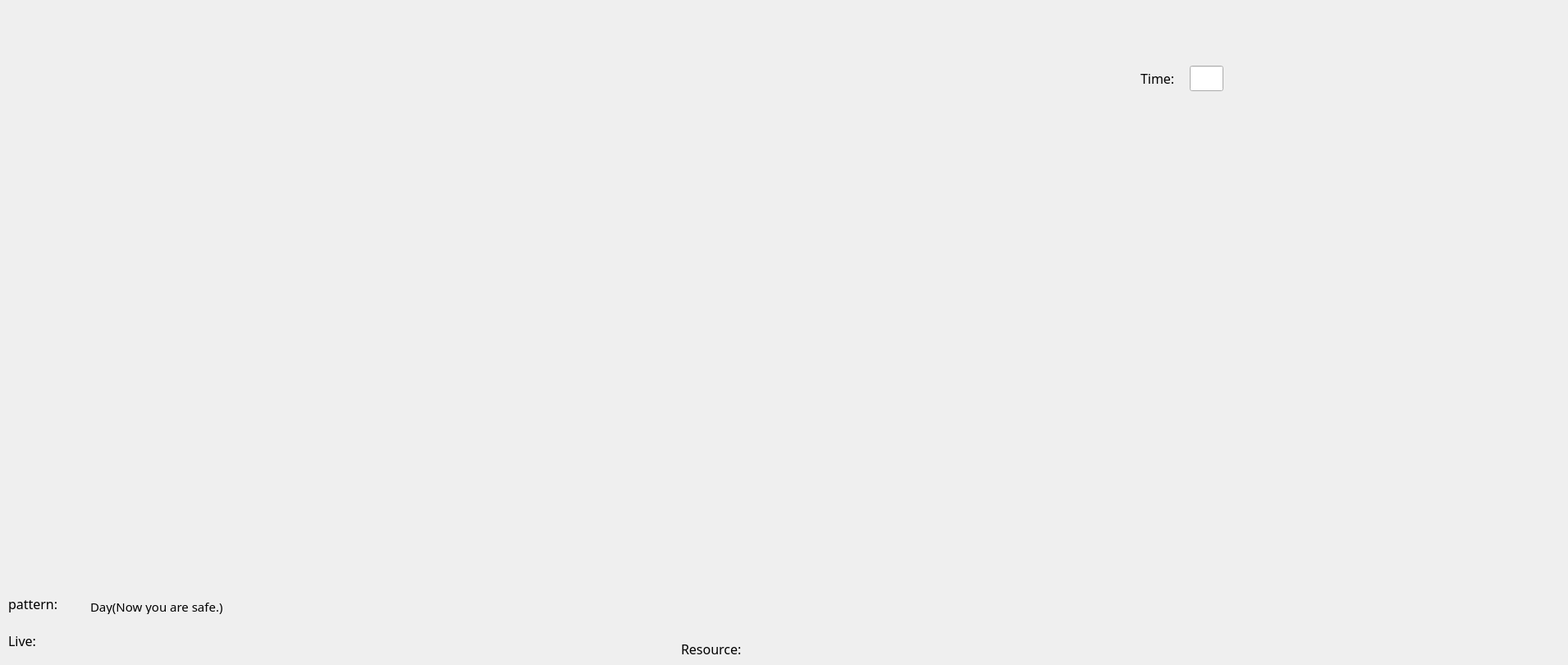
<?xml version="1.0" encoding="UTF-8"?>
<ui version="4.0">
 <class>Widget</class>
 <widget class="QWidget" name="Widget">
  <property name="geometry">
   <rect>
    <x>0</x>
    <y>0</y>
    <width>1911</width>
    <height>810</height>
   </rect>
  </property>
  <property name="font">
   <font>
    <family>楷体</family>
    <pointsize>12</pointsize>
   </font>
  </property>
  <property name="windowTitle">
   <string>Widget</string>
  </property>
  <widget class="QLabel" name="label">
   <property name="geometry">
    <rect>
     <x>10</x>
     <y>760</y>
     <width>81</width>
     <height>41</height>
    </rect>
   </property>
   <property name="font">
    <font>
     <family>楷体</family>
     <pointsize>12</pointsize>
    </font>
   </property>
   <property name="text">
    <string>Live:</string>
   </property>
  </widget>
  <widget class="QLabel" name="label_2">
   <property name="geometry">
    <rect>
     <x>830</x>
     <y>780</y>
     <width>91</width>
     <height>21</height>
    </rect>
   </property>
   <property name="font">
    <font>
     <family>楷体</family>
     <pointsize>12</pointsize>
    </font>
   </property>
   <property name="text">
    <string>Resource:</string>
   </property>
  </widget>
  <widget class="QLabel" name="label_3">
   <property name="geometry">
    <rect>
     <x>10</x>
     <y>720</y>
     <width>101</width>
     <height>31</height>
    </rect>
   </property>
   <property name="text">
    <string>pattern:</string>
   </property>
  </widget>
  <widget class="QLabel" name="label_4">
   <property name="geometry">
    <rect>
     <x>110</x>
     <y>730</y>
     <width>963</width>
     <height>18</height>
    </rect>
   </property>
   <property name="font">
    <font>
     <family>楷体</family>
     <pointsize>11</pointsize>
    </font>
   </property>
   <property name="text">
    <string>Day(Now you are safe.)</string>
   </property>
  </widget>
  <widget class="QLineEdit" name="lineEdit">
   <property name="geometry">
    <rect>
     <x>1450</x>
     <y>80</y>
     <width>41</width>
     <height>31</height>
    </rect>
   </property>
  </widget>
  <widget class="QLabel" name="label_5">
   <property name="geometry">
    <rect>
     <x>1390</x>
     <y>80</y>
     <width>51</width>
     <height>31</height>
    </rect>
   </property>
   <property name="text">
    <string>Time:</string>
   </property>
  </widget>
 </widget>
 <layoutdefault spacing="6" margin="11"/>
 <resources/>
 <connections/>
</ui>
